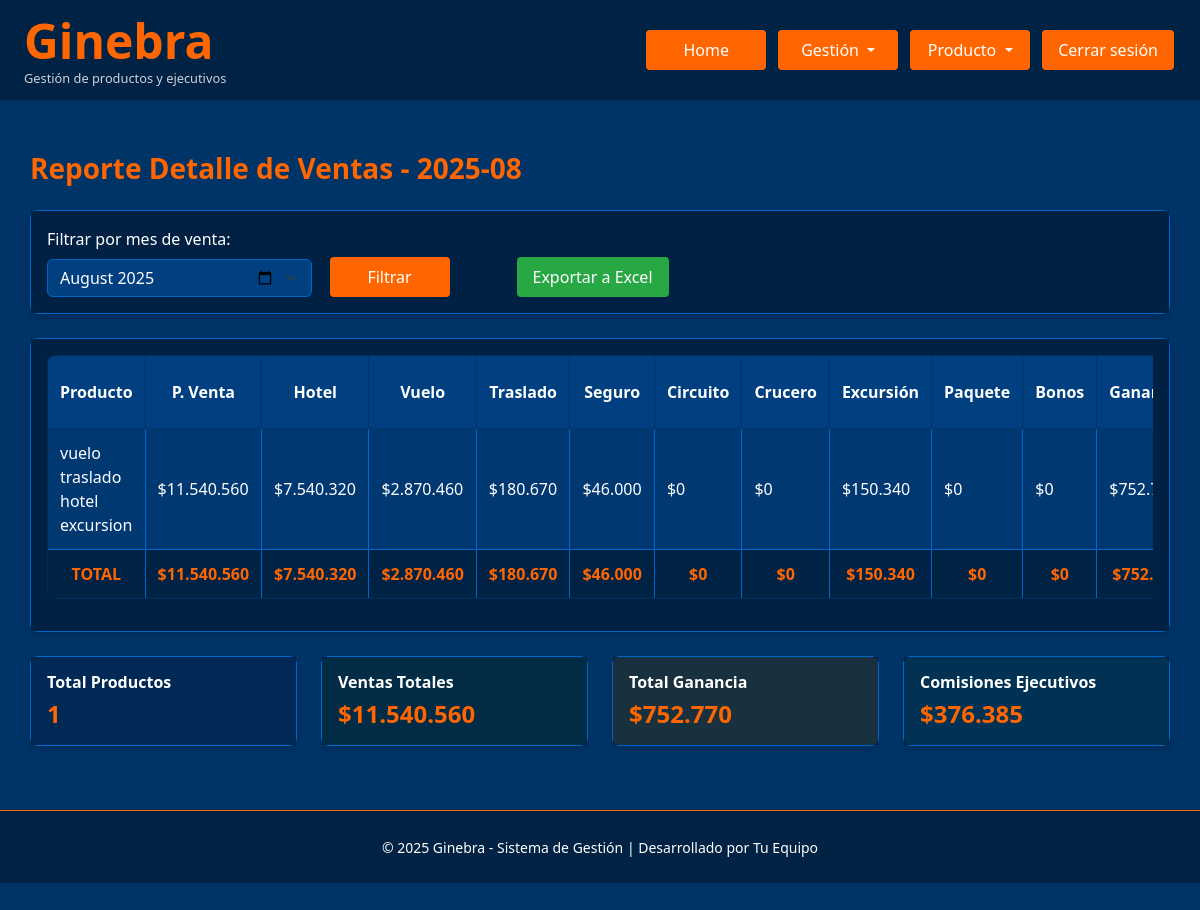
The app's page /reporte_detalle_ventas (signed in) with its own data.
### Ginebra.py (models this page shows)
class Reserva(db.Model):
    id = db.Column(db.Integer, primary_key=True)
    usuario_id = db.Column(db.Integer, db.ForeignKey('usuario.id'), nullable=False)
    fecha_viaje = db.Column(db.Date, nullable=True, index=True)
    fecha_fin_viaje = db.Column(db.Date, nullable=True, index=True)
    fecha_venta = db.Column(db.Date, nullable=True, index=True)
    producto = db.Column(db.String(100), index=True)
    modalidad_pago = db.Column(db.String(100), index=True)
    nombre_pasajero = db.Column(db.String(100), index=True)
    telefono_pasajero = db.Column(db.String(100), index=True)
    mail_pasajero = db.Column(db.String(100), index=True)
    precio_venta_total = db.Column(db.Numeric(12,2), default=Decimal('0.00'), index=True)
    precio_venta_neto = db.Column(db.Numeric(12,2), default=Decimal('0.00'), index=True)
    hotel_neto = db.Column(db.Numeric(12,2), default=Decimal('0.00'), index=True)
    vuelo_neto = db.Column(db.Numeric(12,2), default=Decimal('0.00'), index=True)
    traslado_neto = db.Column(db.Numeric(12,2), default=Decimal('0.00'), index=True)
    seguro_neto = db.Column(db.Numeric(12,2), default=Decimal('0.00'), index=True)
    circuito_neto = db.Column(db.Numeric(12,2), default=Decimal('0.00'), index=True)
    crucero_neto = db.Column(db.Numeric(12,2), default=Decimal('0.00'), index=True)
    excursion_neto = db.Column(db.Numeric(12,2), default=Decimal('0.00'), index=True)
    paquete_neto = db.Column(db.Numeric(12,2), default=Decimal('0.00'), index=True)
    ganancia_total =  db.Column(db.Numeric(12,2), default=Decimal('0.00'), index=True)
    comision_ejecutivo = db.Column(db.Numeric(12,2), default=Decimal('0.00'), index=True)
    comision_agencia = db.Column(db.Numeric(12,2), default=Decimal('0.00'), index=True)
    bonos = db.Column(db.Numeric(12,2), default=Decimal('0.00'), index=True)
    localizadores = db.Column(db.Text, nullable=True)
    nombre_ejecutivo = db.Column(db.String(100), index=True)
    correo_ejecutivo = db.Column(db.String(100), index=True)
    destino = db.Column(db.String(100))
    comentarios = db.Column(db.Text, nullable=True)
    comprobante_venta = db.Column(db.String(200))
    comprobante_pdf = db.Column(db.LargeBinary)
    estado_pago = db.Column(db.Enum(*ESTADO_PAGO_OPTIONS, name='estado_pago_reserva'), default='No Pagado')
    venta_cobrada = db.Column(db.Enum(*VENTA_COBRADA_OPTIONS, name='venta_cobrada_options'), default='No Cobrada')
    venta_emitida = db.Column(db.Enum(*VENTA_EMITIDA_OPTIONS, name='venta_emitida_options'), default='No Emitida')
    opinion = db.Column(db.Enum(*OPINION_OPTIONS, name='estado_opinion_viaje'), default='No')
    postventa = db.Column(db.Enum(*POSTVENTA_OPTIONS, name='estado_postventa_viaje'), default='No')
    estado_postventa = db.Column(db.Enum(*ESTADO_POSTVENTA_OPTIONS, name='estado_postventa_viaje'), default='not ok')
    experiencia = db.Column(db.Text, nullable=True)
    seguimiento = db.Column(db.Text, nullable=True)
    usuario = db.relationship('Usuario', backref=db.backref('reservas', lazy=True))
    empresa_id = db.Column(db.Integer, db.ForeignKey('empresa.id'), nullable=True)
    empresa = db.relationship('Empresa', backref=db.backref('reservas', lazy=True))

### Ginebra.py (the view)
@app.route('/reporte_detalle_ventas')
@login_required
@rol_required('admin', 'master', 'controling')
def reporte_detalle_ventas():
    selected_mes_str = request.args.get('mes', '')
    selected_empresa_id = request.args.get('empresa_id', '')
    empresas = Empresa.query.all()
    if not selected_mes_str:
        today = datetime.now()
        selected_mes_str = today.strftime('%Y-%m')
    try:
        year, month = map(int, selected_mes_str.split('-'))
    except Exception:
        today = datetime.now()
        year, month = today.year, today.month
        selected_mes_str = today.strftime('%Y-%m')
    reservas_query = Reserva.query.join(Usuario)
    reservas_query = reservas_query.filter(
        db.extract('year', Reserva.fecha_venta) == year,
        db.extract('month', Reserva.fecha_venta) == month,
        Usuario.rol.in_(['ejecutivo', 'analista', 'controling'])
    )
    if selected_empresa_id and current_user.rol in ['master', 'admin']:
        reservas_query = reservas_query.filter(Usuario.empresa_id == int(selected_empresa_id))
    elif current_user.rol == 'controling':
        reservas_query = reservas_query.filter(Usuario.empresa_id == current_user.empresa_id)
    reservas = reservas_query.all()
    print(f"[DEBUG reporte_detalle_ventas] Total reservas filtradas: {len(reservas)}")
    for r in reservas:
        print(f"[DEBUG reporte_detalle_ventas] Reserva: id={r.id}, usuario_id={r.usuario_id}, nombre_ejecutivo={getattr(r, 'nombre_ejecutivo', None)}, username={(r.usuario.username if r.usuario else None)}, rol={(r.usuario.rol if r.usuario else None)}")
    datos_comisiones = []
    totales = {
        'precio_venta_total': 0.0,
        'hotel_neto': 0.0,
        'vuelo_neto': 0.0,
        'traslado_neto': 0.0,
        'seguro_neto': 0.0,
        'circuito_neto': 0.0,
        'crucero_neto': 0.0,
        'excursion_neto': 0.0,
        'paquete_neto': 0.0,
        'bonos': 0.0,
        'ganancia_total': 0.0,
        'comision_ejecutivo': 0.0,
        'comision_agencia': 0.0
    }
    for reserva in reservas:
        comision_ejecutivo, comision_agencia, ganancia_total, comision_ejecutivo_porcentaje, _ = calcular_comisiones(reserva, reserva.usuario)
        bonos = reserva.bonos or 0.0
        datos_comisiones.append({
            'reserva': reserva,
            'precio_venta_total': reserva.precio_venta_total,
            'hotel_neto': reserva.hotel_neto,
            'vuelo_neto': reserva.vuelo_neto,
            'traslado_neto': reserva.traslado_neto,
            'seguro_neto': reserva.seguro_neto,
            'circuito_neto': reserva.circuito_neto,
            'crucero_neto': reserva.crucero_neto,
            'excursion_neto': reserva.excursion_neto,
            'paquete_neto': reserva.paquete_neto,
            'bonos': bonos,
            'ganancia_total': ganancia_total,
            'comision_ejecutivo': comision_ejecutivo,
            'comision_agencia': comision_agencia
        })
        totales['precio_venta_total'] += float(reserva.precio_venta_total or 0)
        totales['hotel_neto'] += float(reserva.hotel_neto or 0)
        totales['vuelo_neto'] += float(reserva.vuelo_neto or 0)
        totales['traslado_neto'] += float(reserva.traslado_neto or 0)
        totales['seguro_neto'] += float(reserva.seguro_neto or 0)
        totales['circuito_neto'] += float(reserva.circuito_neto or 0)
        totales['crucero_neto'] += float(reserva.crucero_neto or 0)
        totales['excursion_neto'] += float(reserva.excursion_neto or 0)
        totales['paquete_neto'] += float(reserva.paquete_neto or 0)
        totales['bonos'] += float(bonos or 0)
        totales['ganancia_total'] += float(ganancia_total or 0)
        totales['comision_ejecutivo'] += float(comision_ejecutivo or 0)
        totales['comision_agencia'] += float(comision_agencia or 0)
    fecha_actual = datetime.now()
    meses_anteriores = []
    for i in range(12):
        fecha_mes = fecha_actual - timedelta(days=30*i)
        mes_str = fecha_mes.strftime('%Y-%m')
        mes_nombre = obtener_nombre_mes(fecha_mes.month)
        meses_anteriores.append(f"{mes_str} ({mes_nombre})")
    return render_template('reporte_detalle_ventas.html',
        datos_comisiones=datos_comisiones,
        totales=totales,
        selected_mes_str=selected_mes_str,
        meses_anteriores=meses_anteriores,
        empresas=empresas,
        selected_empresa_id=selected_empresa_id
    )

### templates/reporte_detalle_ventas.html (shortened to what this page needs)
{% extends "base.html" %}
{% block extra_css %}
<link rel="stylesheet" href="{{ url_for('static', filename='reporte_detalle_ventas.css') }}">
{% endblock %}
{% block content %}
<div class="container">
    <div class="d-flex justify-content-between align-items-center mb-4">
        <h3 class="mb-0">Reporte Detalle de Ventas - {{ selected_mes_str }}</h3>
    </div>
    <div class="card mb-4">
        <div class="card-body">
            <form method="GET" class="row g-3 align-items-end">
                <div class="col-md-3">
                    <label for="mes" class="form-label">Filtrar por mes de venta:</label>
                    <input type="month" class="form-select" id="mes" name="mes" value="{{ selected_mes_str or '' }}">
                </div>
                <div class="col-md-2">
                    <button type="submit" class="btn btn-primary">Filtrar</button>
                </div>
                <div class="col-md-3">
                    <a href="{{ url_for('exportar_reporte_detalle_ventas', mes=selected_mes_str) }}" class="btn btn-success">Exportar a Excel</a>
                </div>
            </form>
        </div>
    </div>
    <div class="card">
        <div class="card-body">
            {% if datos_comisiones %}
            <div class="table-responsive">
                <table class="table table-bordered table-hover text-white align-middle">
                    <thead>
                        <tr>
                            <th>Producto</th>
                            <th>P. Venta</th>
                            <th>Hotel</th>
                            <th>Vuelo</th>
                            <th>Traslado</th>
                            <th>Seguro</th>
                            <th>Circuito</th>
                            <th>Crucero</th>
                            <th>Excursión</th>
                            <th>Paquete</th>
                            <th>Bonos</th>
                            <th>Ganancia</th>
                        </tr>
                    </thead>
                    <tbody>
                        {% for data in datos_comisiones %}
                        <tr>
                            <td data-label="Producto">{{ data.reserva.producto }}</td>
                            <td data-label="P. Venta">${{ data.precio_venta_total|formato_miles }}</td>
                            <td data-label="Hotel">${{ data.hotel_neto|formato_miles }}</td>
                            <td data-label="Vuelo">${{ data.vuelo_neto|formato_miles }}</td>
                            <td data-label="Traslado">${{ data.traslado_neto|formato_miles }}</td>
                            <td data-label="Seguro">${{ data.seguro_neto|formato_miles }}</td>
                            <td data-label="Circuito">${{ data.circuito_neto|formato_miles }}</td>
                            <td data-label="Crucero">${{ data.crucero_neto|formato_miles }}</td>
                            <td data-label="Excursión">${{ data.excursion_neto|formato_miles }}</td>
                            <td data-label="Paquete">${{ data.paquete_neto|formato_miles }}</td>
                            <td data-label="Bonos">${{ data.bonos|formato_miles }}</td>
                            <td data-label="Ganancia">${{ data.ganancia_total|formato_miles }}</td>
                        </tr>
                        {% else %}
                        <tr>
                            <td colspan="14" class="text-center">
                                No hay datos de comisiones para los filtros seleccionados.
                            </td>
                        </tr>
                        {% endfor %}
                    </tbody>
                    <tfoot class="table-dark">
                        <tr>
                            <th>TOTAL</th>
                            <th>${{ totales.precio_venta_total|formato_miles }}</th>
                            <th>${{ totales.hotel_neto|formato_miles }}</th>
                            <th>${{ totales.vuelo_neto|formato_miles }}</th>
                            <th>${{ totales.traslado_neto|formato_miles }}</th>
                            <th>${{ totales.seguro_neto|formato_miles }}</th>
                            <th>${{ totales.circuito_neto|formato_miles }}</th>
                            <th>${{ totales.crucero_neto|formato_miles }}</th>
                            <th>${{ totales.excursion_neto|formato_miles }}</th>
                            <th>${{ totales.paquete_neto|formato_miles }}</th>
                            <th>${{ totales.bonos|formato_miles }}</th>
                            <th>${{ totales.ganancia_total|formato_miles }}</th>
                        </tr>
                    </tfoot>
                </table>
            </div>
            {% else %}
            <div class="alert alert-info">
                <h5>No hay datos disponibles</h5>
                <p>No se encontraron comisiones para los filtros seleccionados.</p>
            </div>
            {% endif %}
        </div>
    </div>
    {% if datos_comisiones %}
    <div class="row mt-4">
        <div class="col-md-3">
            <div class="card bg-primary text-white">
                <div class="card-body">
                    <h5 class="card-title">Total Productos</h5>
                    <h2 class="card-text">{{ datos_comisiones|length }}</h2>
                </div>
            </div>
        </div>
        <div class="col-md-3">
            <div class="card bg-success text-white">
                <div class="card-body">
                    <h5 class="card-title">Ventas Totales</h5>
                    <h3 class="card-text">${{ totales.precio_venta_total|formato_miles }}</h3>
                </div>
            </div>
        </div>
        <div class="col-md-3">
            <div class="card bg-warning text-white">
                <div class="card-body">
                    <h5 class="card-title">Total Ganancia</h5>
                    <h3 class="card-text">${{ totales.ganancia_total|formato_miles }}</h3>
                </div>
            </div>
        </div>
        <div class="col-md-3">
            <div class="card bg-info text-white">
                <div class="card-body">
                    <h5 class="card-title">Comisiones Ejecutivos</h5>
                    <h3 class="card-text">${{ totales.comision_ejecutivo|formato_miles }}</h3>
                </div>
            </div>
        </div>
    </div>
    {% endif %}
</div>
{% endblock %}

### records on screen
Reserva: reserva.producto "vuelo traslado hotel excursion", precio_venta_total "11.540.560", hotel_neto "7.540.320", vuelo_neto "2.870.460", traslado_neto "180.670", seguro_neto "46.000", circuito_neto "0", crucero_neto "0", excursion_neto "150.340", paquete_neto "0"

### other values on screen
{{ selected_mes_str }} "2025-08"
{{ data.bonos|formato_miles }} "0"
{{ totales.precio_venta_total|formato_miles }} "11.540.560"
{{ totales.hotel_neto|formato_miles }} "7.540.320"
{{ totales.vuelo_neto|formato_miles }} "2.870.460"
{{ totales.traslado_neto|formato_miles }} "180.670"
{{ totales.seguro_neto|formato_miles }} "46.000"
{{ totales.circuito_neto|formato_miles }} "0"
{{ totales.crucero_neto|formato_miles }} "0"
{{ totales.excursion_neto|formato_miles }} "150.340"
{{ totales.paquete_neto|formato_miles }} "0"
{{ totales.bonos|formato_miles }} "0"
{{ datos_comisiones|length }} "1"
{{ totales.ganancia_total|formato_miles }} "752.770"
{{ totales.comision_ejecutivo|formato_miles }} "376.385"
